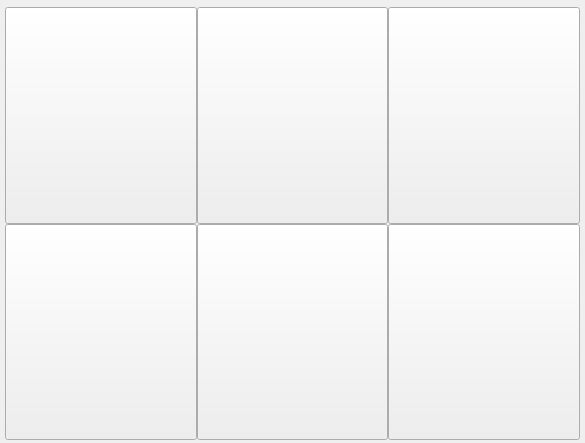
<?xml version="1.0" encoding="UTF-8"?>
<ui version="4.0">
 <class>QGeniePageHome</class>
 <widget class="QWidget" name="QGeniePageHome">
  <property name="geometry">
   <rect>
    <x>0</x>
    <y>0</y>
    <width>585</width>
    <height>443</height>
   </rect>
  </property>
  <property name="windowTitle">
   <string>Form</string>
  </property>
  <property name="styleSheet">
   <string notr="true"/>
  </property>
  <property name="dddd" stdset="0">
   <bool>false</bool>
  </property>
  <property name="stylehint" stdset="0">
   <number>0</number>
  </property>
  <property name="stylehintsub" stdset="0">
   <number>4</number>
  </property>
  <layout class="QGridLayout" name="gridLayout">
   <property name="sizeConstraint">
    <enum>QLayout::SetDefaultConstraint</enum>
   </property>
   <property name="leftMargin">
    <number>5</number>
   </property>
   <property name="topMargin">
    <number>7</number>
   </property>
   <property name="rightMargin">
    <number>5</number>
   </property>
   <property name="bottomMargin">
    <number>3</number>
   </property>
   <property name="spacing">
    <number>0</number>
   </property>
   <item row="0" column="0">
    <widget class="QGenieButtonBig" name="pushButton_1">
     <property name="sizePolicy">
      <sizepolicy hsizetype="Expanding" vsizetype="Expanding">
       <horstretch>0</horstretch>
       <verstretch>0</verstretch>
      </sizepolicy>
     </property>
     <property name="minimumSize">
      <size>
       <width>165</width>
       <height>190</height>
      </size>
     </property>
     <property name="focusPolicy">
      <enum>Qt::NoFocus</enum>
     </property>
     <property name="text">
      <string/>
     </property>
     <property name="iconSize">
      <size>
       <width>100</width>
       <height>100</height>
      </size>
     </property>
     <property name="but_type" stdset="0">
      <number>0</number>
     </property>
     <property name="linkpage" stdset="0">
      <number>1</number>
     </property>
    </widget>
   </item>
   <item row="0" column="1">
    <widget class="QGenieButtonBig" name="pushButton_3">
     <property name="sizePolicy">
      <sizepolicy hsizetype="Expanding" vsizetype="Expanding">
       <horstretch>0</horstretch>
       <verstretch>0</verstretch>
      </sizepolicy>
     </property>
     <property name="minimumSize">
      <size>
       <width>165</width>
       <height>190</height>
      </size>
     </property>
     <property name="focusPolicy">
      <enum>Qt::NoFocus</enum>
     </property>
     <property name="text">
      <string/>
     </property>
     <property name="autoDefault">
      <bool>false</bool>
     </property>
     <property name="but_type" stdset="0">
      <number>1</number>
     </property>
     <property name="linkpage" stdset="0">
      <number>2</number>
     </property>
    </widget>
   </item>
   <item row="0" column="2">
    <widget class="QGenieButtonBig" name="pushButton_5">
     <property name="sizePolicy">
      <sizepolicy hsizetype="Expanding" vsizetype="Expanding">
       <horstretch>0</horstretch>
       <verstretch>0</verstretch>
      </sizepolicy>
     </property>
     <property name="minimumSize">
      <size>
       <width>165</width>
       <height>190</height>
      </size>
     </property>
     <property name="focusPolicy">
      <enum>Qt::NoFocus</enum>
     </property>
     <property name="text">
      <string/>
     </property>
     <property name="but_type" stdset="0">
      <number>2</number>
     </property>
     <property name="linkpage" stdset="0">
      <number>3</number>
     </property>
    </widget>
   </item>
   <item row="1" column="0">
    <widget class="QGenieButtonBig" name="pushButton_2">
     <property name="sizePolicy">
      <sizepolicy hsizetype="Expanding" vsizetype="Expanding">
       <horstretch>0</horstretch>
       <verstretch>0</verstretch>
      </sizepolicy>
     </property>
     <property name="minimumSize">
      <size>
       <width>0</width>
       <height>165</height>
      </size>
     </property>
     <property name="focusPolicy">
      <enum>Qt::NoFocus</enum>
     </property>
     <property name="text">
      <string/>
     </property>
     <property name="but_type" stdset="0">
      <number>3</number>
     </property>
     <property name="linkpage" stdset="0">
      <number>4</number>
     </property>
    </widget>
   </item>
   <item row="1" column="1">
    <widget class="QGenieButtonBig" name="pushButton_4">
     <property name="sizePolicy">
      <sizepolicy hsizetype="Expanding" vsizetype="Expanding">
       <horstretch>0</horstretch>
       <verstretch>0</verstretch>
      </sizepolicy>
     </property>
     <property name="focusPolicy">
      <enum>Qt::NoFocus</enum>
     </property>
     <property name="text">
      <string/>
     </property>
     <property name="but_type" stdset="0">
      <number>4</number>
     </property>
     <property name="linkpage" stdset="0">
      <number>5</number>
     </property>
    </widget>
   </item>
   <item row="1" column="2">
    <widget class="QGenieButtonBig" name="pushButton_6">
     <property name="sizePolicy">
      <sizepolicy hsizetype="Expanding" vsizetype="Expanding">
       <horstretch>0</horstretch>
       <verstretch>0</verstretch>
      </sizepolicy>
     </property>
     <property name="focusPolicy">
      <enum>Qt::NoFocus</enum>
     </property>
     <property name="text">
      <string/>
     </property>
     <property name="but_type" stdset="0">
      <number>5</number>
     </property>
     <property name="linkpage" stdset="0">
      <number>6</number>
     </property>
    </widget>
   </item>
  </layout>
 </widget>
 <customwidgets>
  <customwidget>
   <class>QGenieButtonBig</class>
   <extends>QPushButton</extends>
   <header>QGenieButtonBig.h</header>
  </customwidget>
 </customwidgets>
 <resources/>
 <connections/>
</ui>
